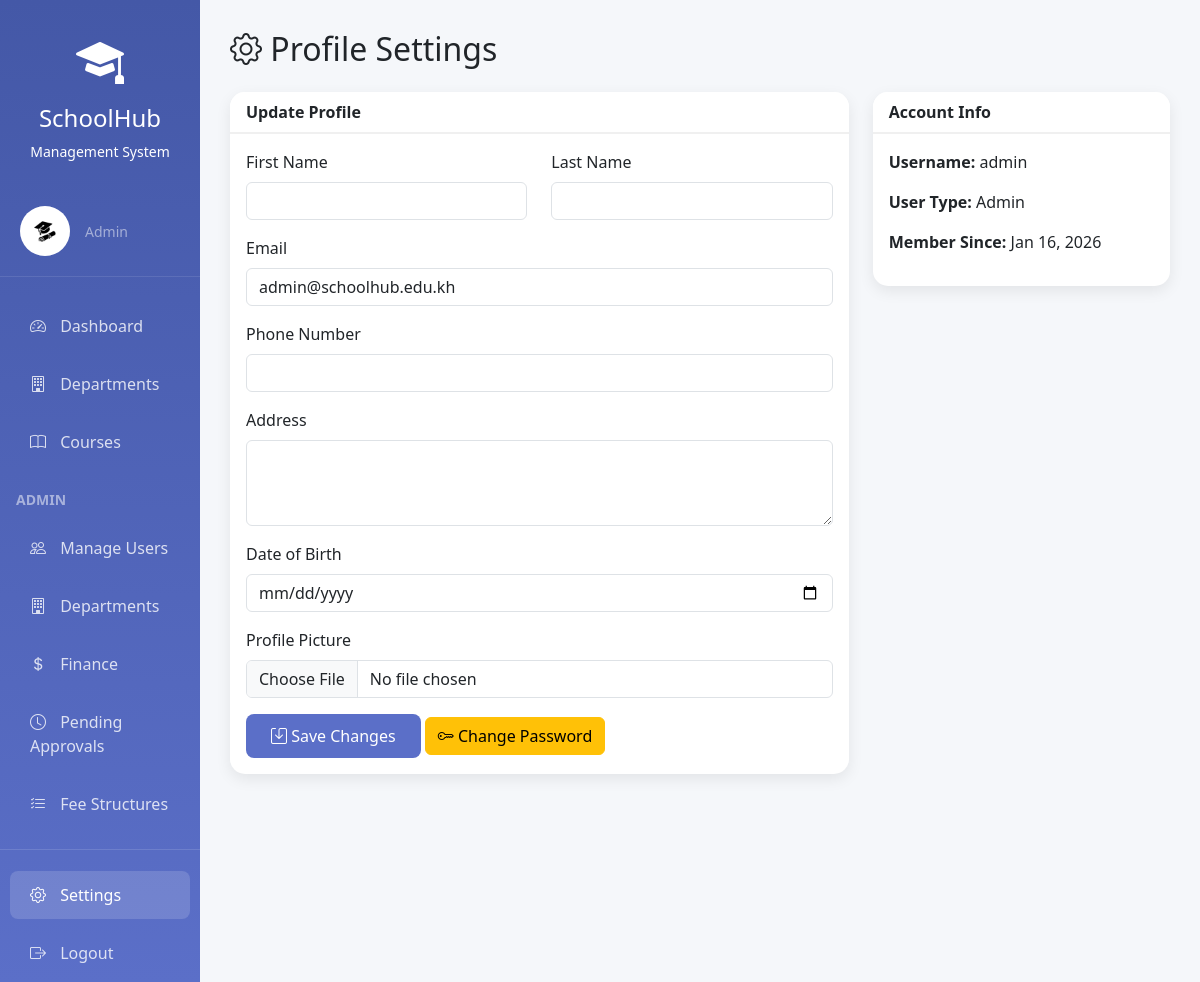
The app's page /accounts/settings/ (signed in) with its own data.
### accounts/models.py (models this page shows, shortened)
class User(AbstractUser):
    USER_TYPE_CHOICES = (
        ('admin', 'Admin'),
        ('teacher', 'Teacher'),
        ('student', 'Student'),
    )
    user_type = models.CharField(max_length=10, choices=USER_TYPE_CHOICES, default='student')
    phone_number = models.CharField(max_length=15, blank=True, null=True)
    address = models.TextField(blank=True, null=True)
    date_of_birth = models.DateField(blank=True, null=True)
    profile_picture = models.ImageField(upload_to='profiles/', blank=True, null=True)
    is_approved = models.BooleanField(default=False, help_text='Admin must approve new accounts')
    student_id = models.CharField(max_length=20, blank=True, null=True, unique=True)
    enrollment_date = models.DateField(blank=True, null=True)
    department = models.ForeignKey('academics.Department', on_delete=models.SET_NULL,
                                   null=True, blank=True, related_name='students')
    major = models.ForeignKey('academics.Major', on_delete=models.SET_NULL,
                              null=True, blank=True, related_name='students')
    teacher_id = models.CharField(max_length=20, blank=True, null=True, unique=True)
    hire_date = models.DateField(blank=True, null=True)
    teacher_department = models.ForeignKey('academics.Department', on_delete=models.SET_NULL,
                                          null=True, blank=True, related_name='teachers')
    teaching_majors = models.ManyToManyField('academics.Major', blank=True,
                                             related_name='teachers')
    class Meta:
        ordering = ['username']
    @property
    def is_admin(self):
        return self.user_type == 'admin'
    @property
    def is_student(self):
        return self.user_type == 'student'

### accounts/views.py (the view)
# urls.py: path('settings/', views.profile_settings, name='profile_settings'),
@login_required
def profile_settings(request):
    if request.method == 'POST':
        form = UserUpdateForm(request.POST, request.FILES, instance=request.user)
        if form.is_valid():
            form.save()
            messages.success(request, 'Your profile has been updated successfully!')
            return redirect('accounts:profile_settings')
        else:
            messages.error(request, 'Please correct the errors below.')
    else:
        form = UserUpdateForm(instance=request.user)
    return render(request, 'accounts/profile_settings.html', {'form': form})

### accounts/forms.py
class UserUpdateForm(forms.ModelForm):
    class Meta:
        model = User
        fields = ['first_name', 'last_name', 'email', 'phone_number', 'address',
                  'date_of_birth', 'profile_picture', 'department', 'major']
        widgets = {
            'first_name': forms.TextInput(attrs={'class': 'form-control'}),
            'last_name': forms.TextInput(attrs={'class': 'form-control'}),
            'email': forms.EmailInput(attrs={'class': 'form-control'}),
            'phone_number': forms.TextInput(attrs={'class': 'form-control'}),
            'address': forms.Textarea(attrs={'class': 'form-control', 'rows': 3}),
            'date_of_birth': forms.DateInput(attrs={'class': 'form-control', 'type': 'date'}),
            'profile_picture': forms.FileInput(attrs={'class': 'form-control'}),
            'department': forms.Select(attrs={'class': 'form-control'}),
            'major': forms.Select(attrs={'class': 'form-control'}),
        }

### accounts/templates/accounts/profile_settings.html (shortened to what this page needs)
{% extends 'base.html' %}
{% block content %}
<h2 class="mb-4"><i class="bi bi-gear"></i> Profile Settings</h2>
<div class="row">
    <div class="col-md-8">
        <div class="card">
            <div class="card-header">Update Profile</div>
            <div class="card-body">
                <form method="post" enctype="multipart/form-data">
                    <div class="row">
                        <div class="col-md-6 mb-3">
                            <label class="form-label">First Name</label>
                            {{ form.first_name }}
                        </div>
                        <div class="col-md-6 mb-3">
                            <label class="form-label">Last Name</label>
                            {{ form.last_name }}
                        </div>
                    </div>
                    <div class="mb-3">
                        <label class="form-label">Email</label>
                        {{ form.email }}
                    </div>
                    <div class="mb-3">
                        <label class="form-label">Phone Number</label>
                        {{ form.phone_number }}
                    </div>
                    <div class="mb-3">
                        <label class="form-label">Address</label>
                        {{ form.address }}
                    </div>
                    <div class="mb-3">
                        <label class="form-label">Date of Birth</label>
                        {{ form.date_of_birth }}
                    </div>
                    <div class="mb-3">
                        <label class="form-label">Profile Picture</label>
                        {{ form.profile_picture }}
                    </div>
                    <button type="submit" class="btn btn-primary">
                        <i class="bi bi-save"></i> Save Changes
                    </button>
                    <a href="{% url 'accounts:change_password' %}" class="btn btn-warning">
                        <i class="bi bi-key"></i> Change Password
                    </a>
                </form>
            </div>
        </div>
    </div>
    <div class="col-md-4">
        <div class="card">
            <div class="card-header">Account Info</div>
            <div class="card-body">
                <p><strong>Username:</strong> {{ user.username }}</p>
                <p><strong>User Type:</strong> {{ user.get_user_type_display }}</p>
                <p><strong>Member Since:</strong> {{ user.date_joined|date:"M d, Y" }}</p>
            </div>
        </div>
    </div>
</div>
{% endblock %}

### templates/base.html (shortened to what this page needs)
<!DOCTYPE html>
<html lang="en">
<head>
    <link href="https://cdn.jsdelivr.net/npm/bootstrap@5.3.2/dist/css/bootstrap.min.css" rel="stylesheet">
    <link rel="stylesheet" href="https://cdn.jsdelivr.net/npm/bootstrap-icons@1.11.2/font/bootstrap-icons.css">
</head>
<body>
    {% if user.is_authenticated %}
    <div class="container-fluid">
        <div class="row">
            <div class="col-md-2 sidebar">
                <div class="text-center py-4">
                    <i class="bi bi-mortarboard-fill" style="font-size: 3rem;"></i>
                    <h4 class="mt-2">SchoolHub</h4>
                    <p class="small mb-0">Management System</p>
                </div>
                <div class="user-section d-flex align-items-center">
                    <div class="user-avatar">
                        {% if user.profile_picture %}
                        <img src="{{ user.profile_picture.url }}" alt="{{ user.get_full_name }}" style="width: 50px; height: 50px; border-radius: 50%; object-fit: cover;">
                        {% else %}
                        <i class="bi bi-person-circle"></i>
                        {% endif %}
                    </div>
                    <div>
                        <small class="text-white-50">{{ user.get_user_type_display }}</small>
                    </div>
                </div>
                <nav class="nav flex-column">
                    <a class="nav-link {% if request.path == '/accounts/dashboard/' %}active{% endif %}" href="{% url 'accounts:dashboard' %}">
                        <i class="bi bi-speedometer2"></i> Dashboard
                    </a>
                    {% if user.is_admin %}
                    <a class="nav-link {% if '/academics/departments' in request.path %}active{% endif %}" href="{% url 'academics:department_list' %}">
                        <i class="bi bi-building"></i> Departments
                    </a>
                    {% endif %}
                    {% if user.is_admin or user.is_teacher %}
                    <a class="nav-link {% if '/academics/courses/' in request.path %}active{% endif %}" href="{% url 'academics:course_list' %}">
                        <i class="bi bi-book"></i> Courses
                    </a>
                    {% endif %}
                    {% if user.is_admin %}
                    <div class="mt-3 mb-2 px-3">
                        <small class="text-white-50 fw-bold">ADMIN</small>
                    </div>
                    <a class="nav-link {% if '/accounts/users' in request.path %}active{% endif %}" href="{% url 'accounts:user_list' %}">
                        <i class="bi bi-people"></i> Manage Users
                    </a>
                    <a class="nav-link {% if '/accounts/departments' in request.path %}active{% endif %}" href="{% url 'academics:department_list' %}">
                        <i class="bi bi-building"></i> Departments
                    </a>
                    <a class="nav-link {% if '/finance/dashboard' in request.path or '/finance/payments' in request.path %}active{% endif %}" href="{% url 'finance:finance_dashboard' %}">
                        <i class="bi bi-currency-dollar"></i> Finance
                    </a>
                    <a class="nav-link {% if '/finance/payments/pending' in request.path %}active{% endif %}" href="{% url 'finance:pending_payments' %}">
                        <i class="bi bi-clock"></i> Pending Approvals
                    </a>
                    <a class="nav-link {% if '/finance/fee-structures' in request.path %}active{% endif %}" href="{% url 'finance:fee_structure_list' %}">
                        <i class="bi bi-list-check"></i> Fee Structures
                    </a>
                    {% endif %}
                    <hr class="text-white-50">
                    <a class="nav-link {% if '/accounts/settings' in request.path %}active{% endif %}" href="{% url 'accounts:profile_settings' %}">
                        <i class="bi bi-gear"></i> Settings
                    </a>
                    <a class="nav-link" href="{% url 'accounts:logout' %}">
                        <i class="bi bi-box-arrow-right"></i> Logout
                    </a>
                </nav>
            </div>
            <div class="col-md-10 main-content">
                {% block content %}{% endblock %}
            </div>
        </div>
    </div>
    {% else %}
        {% block auth_content %}{% endblock %}
    {% endif %}
</body>
</html>

### templates/base.html (style rules this page uses)
:root { --primary-color: #5b6fc8; --secondary-color: #00c853; --accent-color: #ffa726; --danger-color: #ef5350; }
body { font-family: 'Segoe UI', Tahoma, Geneva, Verdana, sans-serif; background: linear-gradient(135deg, #667eea 0%, #764ba2 100%); min-height: 100vh; }
.sidebar { min-height: 100vh; background: linear-gradient(180deg, #4458a7 0%, #5b6fc8 100%); color: white; padding: 0; box-shadow: 2px 0 10px rgba(0,0,0,0.1); }
.sidebar .nav-link { color: rgba(255,255,255,0.8); padding: 12px 20px; margin: 5px 10px; border-radius: 8px; transition: all 0.3s ease; }
.sidebar .nav-link:hover, .sidebar .nav-link.active { background: rgba(255,255,255,0.15); color: white; }
.sidebar .nav-link i { margin-right: 10px; width: 20px; }
.main-content { padding: 30px; background: #f5f7fa; min-height: 100vh; }
.card { border: none; border-radius: 15px; box-shadow: 0 5px 15px rgba(0,0,0,0.08); margin-bottom: 20px; }
.card-header { background: white; border-bottom: 2px solid #f0f0f0; font-weight: 600; border-radius: 15px 15px 0 0 !important; }
.btn-primary { background: var(--primary-color); border: none; padding: 10px 25px; border-radius: 8px; }
.user-section { padding: 20px; border-bottom: 1px solid rgba(255,255,255,0.1); margin-bottom: 20px; }
.user-avatar { width: 50px; height: 50px; border-radius: 50%; background: rgba(255,255,255,0.2); display: flex; align-items: center; justify-content: center; font-size: 24px; margin-right: 15px; }

### records on screen
User: profile_picture (picture), user_type "Admin", email "admin@schoolhub.edu.kh", username "admin", date_joined "Jan 16, 2026"
